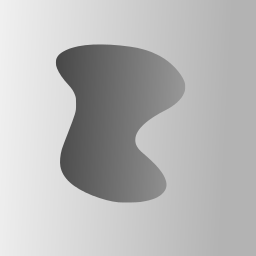
#> input picture images/blob.png, 256 x 256 px
$ jupyter execute 'Image Restoration Challenge.ipynb'   (shell and % lines are left out)   (older library calls are emulated)
#> lines starting #> are read from the running program, lines starting #| are printed output that depends on the picture; long printed decimals are rounded
### corruption_models.py
import numpy as np
from numpy import random
from scipy.fftpack import fft2, ifft2, fftshift, ifftshift

def add_gaussian_noise(input_image, sigma):
    noisy_image = input_image + np.random.normal(loc=0.0,scale=sigma, size=np.shape(input_image))
    return np.clip(noisy_image,a_min=0,a_max=1)

# [9 lines left out: functions get_inpainting_map, apply_inpainting_map, not called in this run]

def blur_and_add_noise(input_image, blur_kernel, noise_sigma):
    corrupted_image = np.real(ifft2(fft2(input_image) * fft2(fftshift(blur_kernel))))
    corrupted_image = corrupted_image + np.random.normal(loc=0.0, scale=noise_sigma, size=np.shape(corrupted_image))
    return corrupted_image

def gaussian_blur(input_image, blur_kernel):
    corrupted_image = np.real(ifft2(fft2(input_image) * fft2(fftshift(blur_kernel))))
    return corrupted_image

def gaussian_blur_gramian(input_image, blur_kernel):
    return gaussian_blur(gaussian_blur(input_image, blur_kernel), blur_kernel)

def inpainting_gramian(input_image, pixel_deletion_map):
    return apply_inpainting_map(input_image, pixel_deletion_map)

### iterative_methods.py
import numpy as np

from scipy.fftpack import fft2, ifft2, fftshift, ifftshift
import corruption_models

# [19 lines left out: functions psd_estimate, wiener_filter, inpaint_gradient_step, not called in this run]

def blur_gradient_step(input_data, blur_kernel, initial_point, stepsize):
    input_fft = fft2(input_data)
    filter_fft = fft2(fftshift(blur_kernel))
    y_fft = fft2(initial_point)
    gradient_step = np.real(ifft2(np.conj(filter_fft) * (y_fft - filter_fft*input_fft)))

    return input_data + stepsize*gradient_step

def simple_alternating_optimizer(initial_point, gradient_step, denoiser, n_steps, delta_tolerance):
    f_t = initial_point
    for ii in range(n_steps):
        f_tminus1 = f_t
        z_t = gradient_step(f_t)
        f_t = denoiser(z_t)

        delta = np.mean(np.square(f_t - f_tminus1)[:])
        if delta < delta_tolerance:
            break
        if ii % 10 == 0:
            print('Delta: ' + str(delta))

    return f_t

# [28 lines left out: functions tikhonov_fft, tikhonov_filter, projected_gradient_descent, not called in this run]

def vectorized_matrix_norm(img_1, img_2):
    return np.sum((img_1*img_2)[:])

# This is designed to work with 2d inputs
# [16 lines left out: function conjugate_gradient_descent, not called in this run]

def blur_consistency(input_data, corruption_kernel, noise_sigma):
    # return tikhonov_filter(input_data, corruption_kernel, noise_sigma)
    return wiener_filter(input_data, corruption_kernel, noise_sigma)

# [71 lines left out: functions tikhonov_conjugate_gradient_descent, plug_and_play, red_pg, red_pg_analytic, not called in this run]

### utils.py
import numpy as np

# [9 lines left out: functions normalize_to_01, normalize_imagenet_method, not called in this run]

def calculate_psnr(test_image, true_image):
    if not np.array_equal(np.shape(test_image), np.shape(true_image)):
        print('The arrays must be the same size to calculate PSNR')
        exit()

    max_intensity = np.max(true_image[:])
    image_size = np.prod(np.shape(test_image))
    mse = np.sum(np.square(true_image - test_image)[:]) / image_size
    psnr = 20. * np.log10(max_intensity) - 10. * np.log10(mse)
    return psnr

### wavelet_denoising.py
import numpy as np
import pywt
from scipy import signal
from skimage import color

def is_input_valid(input_image):
    if input_image.ndim is not 2:
        print('We operate only on greyscale images.')
        return 0

    image_shape = np.shape(input_image)
    if not image_shape[0]==image_shape[1]:
        print('Please use a square image.')
        return 0
    n_levels = np.int_(np.log2(image_shape[0]))
    if not 2**n_levels == image_shape[0]:
        print('Image side length should be a power of 2')
        return 0
    return 1

# [47 lines left out: functions is_input_valid_color, waveletDenoiseColor, waveletDenoise, not called in this run]

def get_inverse_2d_haar_matrices():
    h00 = np.array([[1,1],[1,1]]) / 2.
    h01 = np.array([[1,-1],[1,-1]]) / 2.
    h10 = np.array([[1,1],[-1,-1]]) / 2.
    h11 = np.array([[1,-1],[-1,1]]) / 2.
    return [h00, h01, h10, h11]

def get_forward_2d_haar_matrices():
    h00 = np.array([[1,1],[1,1]]) / 2.
    h01 = np.array([[-1,1],[-1,1]]) / 2.
    h10 = np.array([[-1,-1],[1,1]]) / 2.
    h11 = np.array([[1,-1],[-1,1]]) / 2.
    return [h00, h01, h10, h11]

def upsample_2x_nofilter(input_data):
    upsampler = np.zeros((np.shape(input_data)[0]*2,np.shape(input_data)[1]*2))
    upsampler[::2,::2] = input_data
    return upsampler

def downsample_2x_nofilter(input_image):
    return input_image[::2,::2]

def forward_wavelet_transform(input_image, n_levels):
    if not is_input_valid(input_image):
        return
    L = np.int_(np.log2(np.shape(input_image)[0]))
    number_iterations = np.minimum(n_levels, L)
    transform = input_image

    for ii in range(number_iterations):
        transform_depth = 2**(L-ii)
        transform[:transform_depth, :transform_depth] = forward_transform_onelevel(
            transform[:transform_depth, :transform_depth])

    return transform


def forward_transform_onelevel(input_image):
    if not is_input_valid(input_image):
        return
    h00,h01,h10,h11 = get_forward_2d_haar_matrices()

    w00 = signal.convolve2d(input_image, h00, mode='full'); w00 = w00[1:,1:]
    w00 = downsample_2x_nofilter(w00)
    w01 = signal.convolve2d(input_image, h01, mode='full'); w01 = w01[1:,1:]
    w01 = downsample_2x_nofilter(w01)
    w10 = signal.convolve2d(input_image, h10, mode='full'); w10 = w10[1:,1:]
    w10 = downsample_2x_nofilter(w10)
    w11 = signal.convolve2d(input_image, h11, mode='full'); w11 = w11[1:,1:]
    w11 = downsample_2x_nofilter(w11)

    output_transform = np.block([[w00, w01],[w10,w11]])
    return output_transform

def cycle_spin_denoise(input_image, shrinkage_parameter):
    # if not is_input_valid(input_image):
    #     return

    max_n_levels = np.int_(np.log2(np.shape(input_image)[0]))
    # print(max_n_levels)
    cycle_spin_shift = np.random.randint(np.shape(input_image)[0], size=(2,))
    # Shift the image
    input_image = np.roll(input_image, cycle_spin_shift)
    wavelet_coeffs = forward_wavelet_transform(input_image, max_n_levels)
    thresholded_coeffs = soft_threshold(wavelet_coeffs, shrinkage_parameter)
    estimated_image = inverse_wavelet_transform(thresholded_coeffs, max_n_levels)
    # Un-shift the denoised image
    estimated_image = np.roll(estimated_image, -cycle_spin_shift)
    return estimated_image


def soft_threshold(theta, threshold):
    # normalized_theta = theta / np.abs(theta)
    theta_abs = np.abs(theta)
    normalized_theta = np.sign(theta)
    return normalized_theta * np.maximum(theta_abs - np.abs(threshold),0)

# [4 lines left out: function hard_threshold, not called in this run]

def inverse_wavelet_transform(wavelet_coeffs, n_levels):
    L = np.int_(np.log2(np.shape(wavelet_coeffs)[0]))
    number_iterations = np.minimum(n_levels, L)
    reconstruction = wavelet_coeffs

    for ii in range(number_iterations,0,-1):
        inv_transform_depth = 2 ** (L - ii + 1)
        reconstruction[:inv_transform_depth, :inv_transform_depth] = inverse_transform_onelevel(
            reconstruction[:inv_transform_depth, :inv_transform_depth])

    return reconstruction

def inverse_transform_onelevel(input_data):
    if not is_input_valid(input_data):
        return
    original_size = np.shape(input_data)[0]
    upsampled = upsample_2x_nofilter(input_data)
    h00, h01, h10, h11 = get_inverse_2d_haar_matrices()

    w00 = upsampled[:original_size, :original_size]
    w00 = signal.convolve2d(w00, h00, mode='full'); w00 = w00[:-1,:-1]
    w01 = upsampled[:original_size, original_size:2*original_size]
    w01 = signal.convolve2d(w01, h01, mode='full'); w01 = w01[:-1,:-1]
    w10 = upsampled[original_size:2*original_size, :original_size]
    w10 = signal.convolve2d(w10, h10, mode='full'); w10 = w10[:-1,:-1]
    w11 = upsampled[original_size:2*original_size, original_size:2*original_size]
    w11 = signal.convolve2d(w11, h11, mode='full'); w11 = w11[:-1,:-1]

    reconstruction = w00 + w01 + w10 + w11

    return reconstruction

### Image Restoration Challenge.ipynb
## Daisychaining Methods for Real-World Image Restoration
Thus far in these workshops we have been exploring how to use particular methods to solve a fixed task, whether that task is image denoising, deblurring, or inpainting. In this notebook, we're going to explore how to solve an image restoration problem using any methods we can think of.

[cell 1]
import imageio, os, utils
import numpy as np
import matplotlib.pyplot as plt
plt.rcParams['figure.figsize'] = [10, 10]

cwd = os.getcwd()
image_folder = cwd + "/images/"

example_image_path = image_folder + "blob.png"
test_image = imageio.imread(example_image_path, pilmode='L')
#> test_image is the input picture: shape (256, 256); min 72, max 240, mean 183.8

# example_image_path = image_folder + "cameraman.jpg"
# test_image = imageio.imread(example_image_path)
fig = plt.figure()
plt.imshow(test_image, cmap='gray')
plt.show()

[cell 2]
import corruption_models
from scipy.signal import convolve
def gaussian_filter_coeffs(size, sigma):
    x, y = np.mgrid[-size//2 + 1:size//2 + 1, -size//2 + 1:size//2 + 1]
    g = np.exp(-((x**2 + y**2)/(2.0*sigma**2)))
    return g / np.sum(g[:])

def uniform_filter_coeffs(size, width):
    g = np.zeros((size,size))
    lower_bound = int(size//2 - width//2)
    upper_bound = int(size//2 + width//2)
    g[lower_bound:upper_bound, lower_bound:upper_bound] = 1
    return g / np.sum(g[:])

image_dimensions = np.shape(test_image)[0]
#> image_dimensions = 256
kernel_sigma = 5
noise_sigma = 0.000001
# blur_kernel = uniform_filter_coeffs(image_dimensions, kernel_sigma)
blur_kernel = gaussian_filter_coeffs(image_dimensions, kernel_sigma)

# pixel_deletion_mask = corruption_models.get_inpainting_map(np.shape(test_image), p=0.95)
# corrupted_image = corruption_models.apply_inpainting_map(test_image, pixel_deletion_mask)

corrupted_image = corruption_models.blur_and_add_noise(test_image, blur_kernel, noise_sigma)
#> in blur_and_add_noise, `corrupted_image = np.real(ifft2(fft2(input_image) * fft2(fftshift(blur..`:
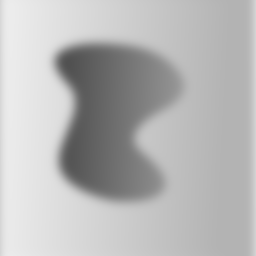
#> corrupted_image: shape (256, 256) float64; min 81.05, max 236.6, mean 183.8
#> in blur_and_add_noise, `corrupted_image = np.real(ifft2(fft2(input_image) * fft2(fftshift(blur..`:
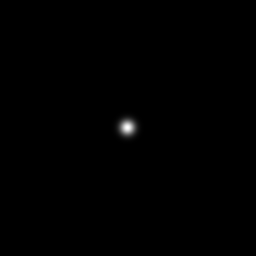
#> blur_kernel: shape (256, 256) float64; min 1.53e-287, max 0.00637, mean 1.53e-05; drawn with min black and max white

fig = plt.figure()
plt.imshow(corrupted_image, cmap='gray'); plt.title("Corrupted Image")
plt.show()
fig = plt.figure()
plt.imshow(blur_kernel, cmap='gray'); plt.title("Corrupted Image")
plt.show()

[cell 3]
import iterative_methods
import wavelet_denoising
from skimage import restoration

def wav_denoise(input_img, threshold):
    restored_image = wavelet_denoising.cycle_spin_denoise(input_img, threshold)
    return restored_image

# [9 lines of commented-out code are left out]

threshold = 1.0
denoiser = lambda x: wavelet_denoising.cycle_spin_denoise(x, threshold)

# patch_size = 15
# nl_threshold = 2.0
# denoiser = lambda x: restoration.denoise_nl_means(x, patch_size=patch_size, patch_distance=20, h = nl_threshold)


y = corrupted_image
stepsize=1.9
initial_point = np.ones_like(y)
n_steps = 500

gradient_step = lambda x: iterative_methods.blur_gradient_step(x, blur_kernel, y, stepsize)

reconstruction = iterative_methods.simple_alternating_optimizer(initial_point, gradient_step, denoiser, n_steps=n_steps, delta_tolerance=1e-5)
#> the loop in simple_alternating_optimizer, `for ii in range(n_steps):` made 500 passes
#> delta on passes 1 to 3: 126243.5, 101380, 81686.8
#| Delta: 126243.500
#| Delta: 14865.506
#| Delta: 1794.273
#| Delta: 217.551
#| Delta: 26.515
#| Delta: 3.261
#| Delta: 0.4697
#| Delta: 0.2254
#> (further printed lines are left out)
#> pass 1, in simple_alternating_optimizer, `z_t = gradient_step(f_t)`:
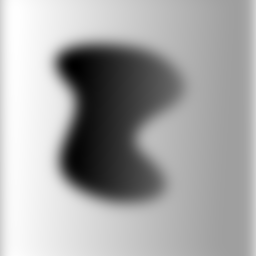
#> z_t: shape (256, 256) float64; min 161.8, max 446.1, mean 348.4; drawn with min black and max white
#> pass 2, in blur_gradient_step (call 2), `gradient_step = np.real(ifft2(np.conj(filter_fft) * (y_fft - filter_ff..`:
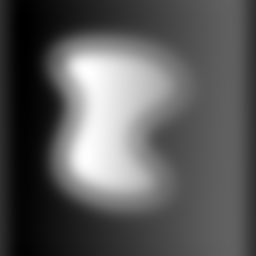
#> gradient_step: shape (256, 256) float64; min -208.4, max -84.91, mean -164.6; drawn with min black and max white
#> initial_point: shape (256, 256) float64; every value is 1

[cell 4]
# reconstruction[np.isnan(reconstruction)] = 0
fig = plt.figure()
plt.imshow(reconstruction, cmap='gray'); plt.title("Restored Image - Projected Gradient Descent")
plt.show()

## Final Image Quality
Use the below method to calculate the psnr on your reconstruction and display the reconstruction.

[cell 5]
print(np.max(reconstruction[:]))
#| 238.167
print(utils.calculate_psnr(reconstruction, test_image))
#> in calculate_psnr, `max_intensity = np.max(true_image[:])`: max_intensity = 240
#> in calculate_psnr, `mse = np.sum(np.square(true_image - test_image)[:]) / image_size`: mse = 46.1
#> in calculate_psnr, `psnr = 20. * np.log10(max_intensity) - 10. * np.log10(mse)`: psnr = 30.98
#| 30.980
